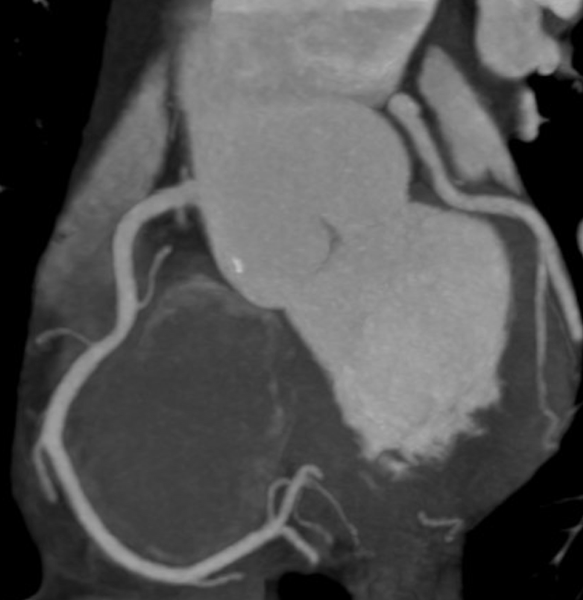
#> input picture Portfolio/Computer Vision & Image Processing/Image_Segmentation/Plaque and Artery Segmentation/input_images/image.png, 583 x 600 px; its folder holds only this picture in this run
$ python Plaque_Artery_Segmentation.py   (older library calls are emulated)
#> lines starting #> are read from the running program, lines starting #| are printed output that depends on the picture; after the words box and inside, x2 and y2 are one past the last pixel; in counts of white or black regions, pixels touching at a corner belong together
import csv
import os
import cv2
import numpy as np
from skimage.feature import graycomatrix, graycoprops

input_images = "input_images"
output_images = "output_images"
os.makedirs(output_images, exist_ok=True)

def segment_image(image_path, writer):

#> called with image_path = 'input_images/image.png'
    img = cv2.imread(image_path)
#> img is the input picture: shape (600, 583, 3); min 0, max 194, mean 80.4
    if img is None:
        print(f"Error: Image not found at {image_path}")
        return None

    gray = cv2.cvtColor(img, cv2.COLOR_BGR2GRAY)

    image_denoised = cv2.GaussianBlur(gray, (5,5), 0)

    clahe = cv2.createCLAHE(clipLimit=2.0, tileGridSize=(8,8))
    image_clahe = clahe.apply(image_denoised)

    # Artery segmentation
    _, artery_mask = cv2.threshold(
        image_clahe, 0, 255,
        cv2.THRESH_BINARY + cv2.THRESH_OTSU
    )
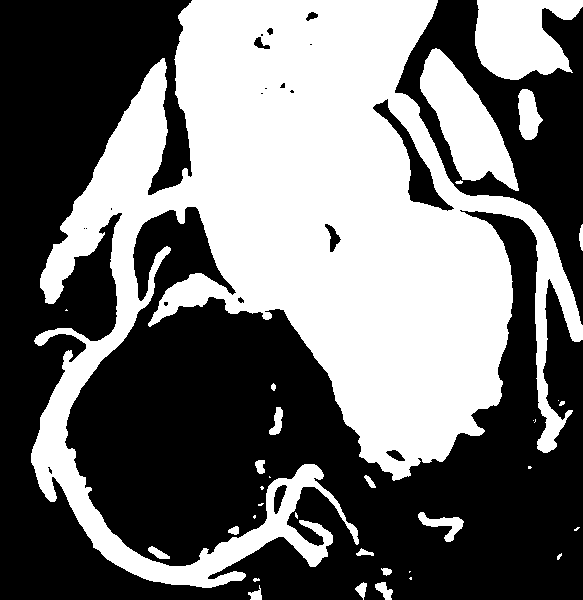
#> artery_mask: shape (600, 583); 44.3% white; 34 white regions (13 under 20 px), largest, box (x1, y1, x2, y2) and area: (31, 0, 583, 588) 139529, (420, 48, 519, 191) 6436, (475, 0, 583, 80) 6217

    kernel = np.ones((5,5), np.uint8)
    artery_mask = cv2.morphologyEx(
        artery_mask, cv2.MORPH_OPEN, kernel, iterations=2
    )
#> artery_mask: shape (600, 583); 42.8% white; 9 white regions, largest, box (x1, y1, x2, y2) and area: (31, 0, 583, 588) 135051, (420, 50, 516, 186) 6374, (475, 0, 583, 80) 6185

    # Keep only largest connected component as main artery
    num_labels, labels, stats, _ = cv2.connectedComponentsWithStats(artery_mask)
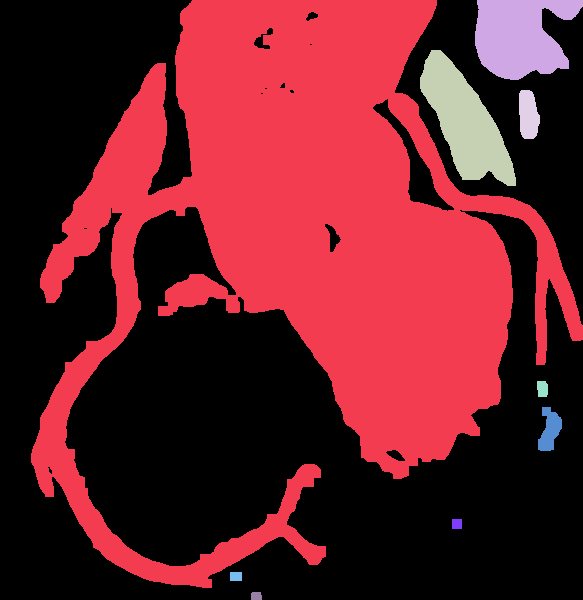
#> labels: shape (600, 583) int32; 10 distinct labels, from 0 to 9; one colour per label, 0 black
#> num_labels = 10; stats = [[0, 0, 583, 600, 200248], [31, 0, 552, 588, 135051], [475, 0, 108, 80, 6185], [420, 50, 96, 136, 6374], [519, 90, 21, 49, 832], [537, 381, 11, 16, 162], [538, 407, 24, 44, 656], [452, 519, 10, 10, 100], [230, 572, 12, 9, 108], [251, 592, 11, 8, 84]]

    if num_labels > 1:
        largest_label = 1 + np.argmax(stats[1:, cv2.CC_STAT_AREA])
#> largest_label = 1
        artery_mask = np.uint8(labels == largest_label) * 255
#> artery_mask: shape (600, 583); 38.6% white; 1 white region, box (x1, y1, x2, y2) and area: (31, 0, 583, 588) 135051

    artery_region = cv2.bitwise_and(gray, gray, mask=artery_mask)
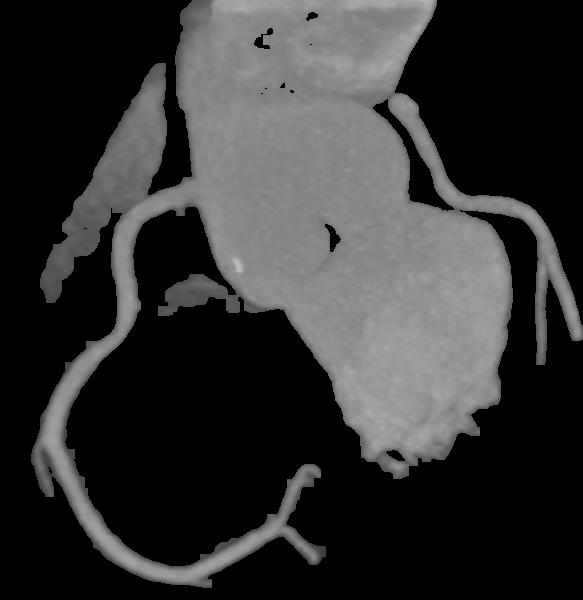
#> artery_region: shape (600, 583); min 0, max 194, mean 50.9

    # Plaque segmentation restricted inside artery
    _, plaque_mask = cv2.threshold(
        artery_region, 0, 255,
        cv2.THRESH_BINARY_INV + cv2.THRESH_OTSU
    )
#> plaque_mask: shape (600, 583); 61.5% white; 1 black region, box (x1, y1, x2, y2) and area: (32, 0, 583, 588) 134779

    plaque_mask = cv2.morphologyEx(
        plaque_mask, cv2.MORPH_OPEN, kernel, iterations=2
    )
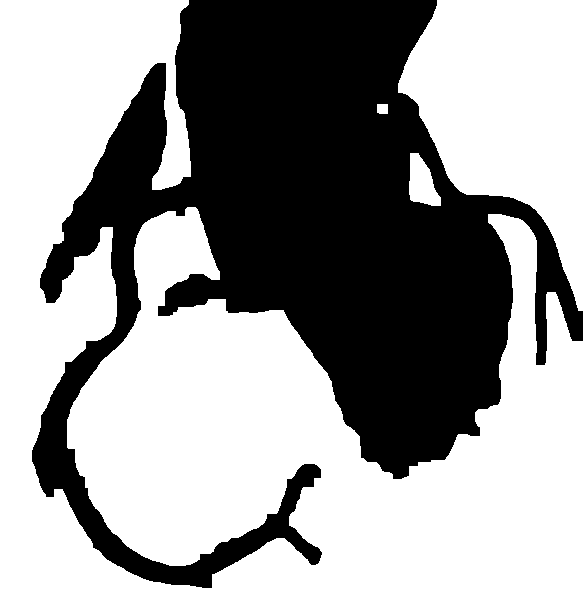
#> plaque_mask: shape (600, 583); 60.8% white; 1 black region, box (x1, y1, x2, y2) and area: (32, 0, 583, 588) 136957

    # Force plaque to remain inside artery
    plaque_mask = cv2.bitwise_and(plaque_mask, artery_mask)
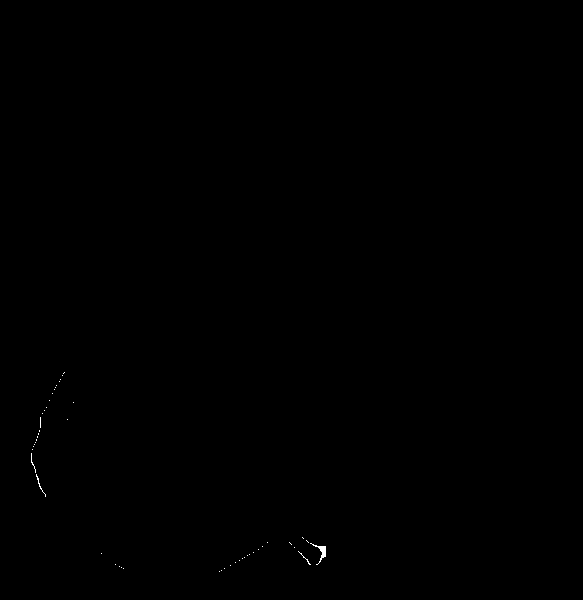
#> plaque_mask: shape (600, 583); 0.06% white in thin lines or dots, all inside (x1, y1, x2, y2) = (31, 372, 326, 572)

    contours, _ = cv2.findContours(
        plaque_mask,
        cv2.RETR_EXTERNAL,
        cv2.CHAIN_APPROX_SIMPLE
    )
#> contours = 50 contours, 49 with area under 20; largest, box (x1, y1, x2, y2) and area: (310, 543, 326, 565) 55

    plaque_total = 0
    output = img.copy()

    for idx, cnt in enumerate(contours):

        area = cv2.contourArea(cnt)

        if area < 30:
            continue

        plaque_total += area

        cv2.drawContours(output, [cnt], -1, (0,0,255), 2)

        mask_region = np.zeros_like(gray)
        cv2.drawContours(mask_region, [cnt], -1, 255, -1)

        plaque_region = cv2.bitwise_and(gray, gray, mask=mask_region)

        # Reduce gray levels for more stable GLCM
        plaque_region_quantized = (plaque_region / 8).astype(np.uint8)

        glcm = graycomatrix(
            plaque_region_quantized,
            distances=[1],
            angles=[0, np.pi/4, np.pi/2, 3*np.pi/4],
            levels=32,
            symmetric=True,
            normed=True
        )

        contrast = graycoprops(glcm, 'contrast').mean()

        writer.writerow([
            os.path.basename(image_path),
            idx,
            round(area,2),
            round(contrast,4)
        ])
#> this loop made 50 passes
#> (area, plaque_total, contrast) on pass 21: (55, 55, 0.0083)
#> mask_region: shape (600, 583); 0.02% white; 1 white region, box (x1, y1, x2, y2) and area: (310, 543, 326, 565) 87
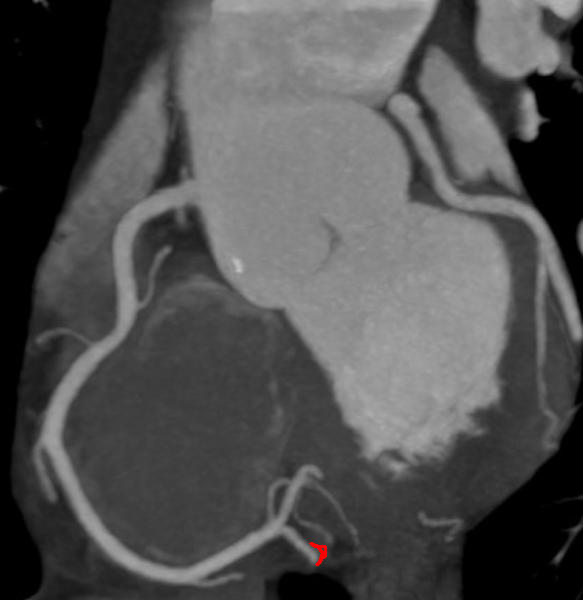
#> output: shape (600, 583, 3); 0.05% of pixels changed, all inside (x1, y1, x2, y2) = (309, 542, 327, 566)
#> after the loop, plaque_total = 55

    artery_area = np.sum(artery_mask > 0)
#> artery_area = 135051

    if artery_area > 0:
        stenosis_percent = min((plaque_total / artery_area) * 100, 100)
#> stenosis_percent = 0.0407
    else:
        stenosis_percent = 0

    cv2.putText(
        output,
        f"Stenosis: {round(stenosis_percent,2)}%",
        (10,30),
        cv2.FONT_HERSHEY_SIMPLEX,
        0.7,
        (255,255,255),
        2
    )
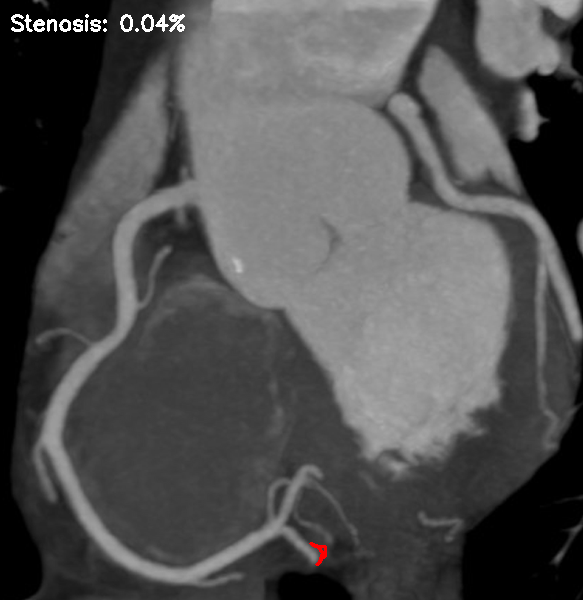
#> output: shape (600, 583, 3); 0.36% of pixels changed, all inside (x1, y1, x2, y2) = (11, 14, 185, 32)

    return output


def main():

    csv_path = os.path.join(output_images, "report.csv")

    with open(csv_path, mode="w", newline="") as f:

        writer = csv.writer(f)
        writer.writerow([
            "Image",
            "Plaque_ID",
            "Plaque_Area(px)",
            "GLCM_Contrast"
        ])

        for filename in os.listdir(input_images):

            if filename.lower().endswith((".jpg",".png",".jpeg")):

                image_path = os.path.join(input_images, filename)

                result = segment_image(image_path, writer)

                if result is not None:
                    cv2.imwrite(
                        os.path.join(output_images, filename),
                        result
                    )

    print("\nProcessing completed.")
    print(f"Results saved in: {output_images}")


if __name__ == "__main__":
    main()
